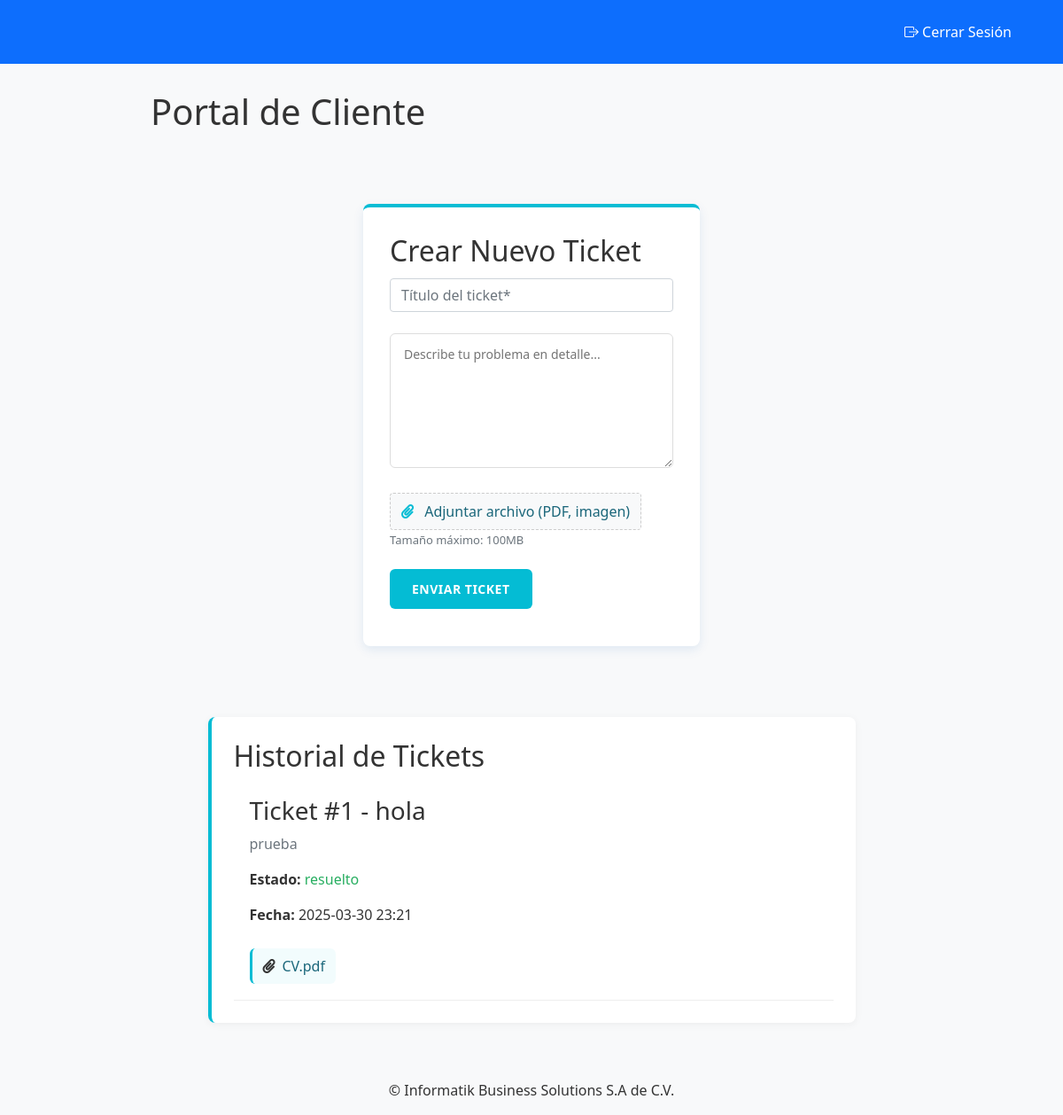
The app's page /cliente (signed in) with its own data.
### ticket_system/models.py (models this page shows, shortened)
class Ticket(db.Model):
    id = db.Column(db.Integer, primary_key=True)  # ID único del ticket
    titulo = db.Column(db.String(100), nullable=False)
    descripcion = db.Column(db.Text, nullable=False)  # Descripción del problema
    estado = db.Column(db.String(20), nullable=False, default='pendiente')  # Estado del ticket (pendiente, resuelto)
    fecha_creacion = db.Column(db.DateTime, nullable=False, default=datetime.utcnow)  # Fecha de creación del ticket
    cliente_id = db.Column(db.Integer, db.ForeignKey('usuario.id', ondelete='CASCADE'), nullable=False)
    tecnico_id = db.Column(db.Integer, db.ForeignKey('usuario.id', ondelete='SET NULL'), nullable=True)  # ID del técnico asignado
    archivo_nombre = db.Column(db.String(255), nullable=True)
    archivo_ruta = db.Column(db.String(255), nullable=True)

### ticket_system/routes.py (the view, shortened to what this page needs)
@main_bp.route('/cliente', methods=['GET', 'POST'])
@login_required
def cliente():
    if current_user.tipo_usuario != 'cliente':
        flash('Acceso denegado', 'error')
        return redirect(url_for('main.login'))
    tickets = Ticket.query.filter_by(cliente_id=current_user.id).all()
    return render_template('cliente.html', tickets=tickets)

### app.py (called while the page is built)
@login_manager.user_loader
def load_user(user_id):
    with app.app_context():
        return Usuario.query.get(int(user_id))

### ticket_system/templates/cliente.html (shortened to what this page needs)
{% extends "base.html" %}
{% block content %}
<div class="client-page">
    <h1>Portal de Cliente</h1>
    <div class="login-container">
        <h2>Crear Nuevo Ticket</h2>
        <form method="POST" action="{{ url_for('main.cliente') }}" enctype="multipart/form-data">
            <div class="form-group">
                <input type="text" name="ticket-title" class="form-control" placeholder="Título del ticket*" required>
            </div>
            <textarea name="ticket-description" rows="6" placeholder="Describe tu problema en detalle..." required></textarea>
            <div class="form-group">
                <label for="ticket-file" class="file-upload-label">
                    <i class="fa fa-paperclip"></i>
                    <span id="file-name">Adjuntar archivo (PDF, imagen)</span>
                </label>
                <small class="file-hint">Tamaño máximo: 100MB</small>
            </div>
            <button type="submit" class="btn-submit">Enviar Ticket</button>
        </form>
    </div>
    <div class="ticket-list">
        <h2>Historial de Tickets</h2>
        {% for ticket in tickets %}
            <div class="ticket-item">
                <h3>Ticket #{{ ticket.id }} - {{ ticket.titulo }}</h3>
                <p class="ticket-description">{{ ticket.descripcion }}</p>
                <p class="ticket-meta"><strong>Estado:</strong> <span class="status-{{ ticket.estado }}">{{ ticket.estado }}</span></p>
                <p class="ticket-meta"><strong>Fecha:</strong> {{ ticket.fecha_creacion.strftime('%Y-%m-%d %H:%M') }}</p>
                {% if ticket.archivo_nombre %}
                <div class="ticket-attachment">
                    <i class="fa fa-paperclip"></i>
                    <a href="{{ url_for('static', filename='uploads/' + ticket.archivo_nombre) }}"
                       target="_blank"
                       download="{{ ticket.archivo_nombre }}">
                        {{ ticket.archivo_nombre }}
                    </a>
                </div>
                {% endif %}
            </div>
        {% endfor %}
    </div>
</div>
{% endblock %}

### ticket_system/static/styles.css (style rules this page uses)
:root { --ibs-blue: #04bcd4; --ibs-dark-blue: #1a667a; --ibs-accent: #e74c3c; --ibs-light: #f8f9fa; --ibs-gray: #6c757d; }
body { font-family: 'Segoe UI', Tahoma, Geneva, Verdana, sans-serif; margin: 0; padding: 0; background-color: var(--ibs-light); color: #333; }
.login-container { width: 380px; margin: 80px auto; padding: 30px; background: white; border-radius: 8px; box-shadow: 0 4px 12px rgba(0, 86, 179, 0.1); border-top: 4px solid var(--ibs-blue); }
input, select, button, textarea { margin: 12px 0; padding: 12px 15px; border: 1px solid #ddd; border-radius: 6px; font-size: 14px; transition: all 0.3s; width: 100%; }
button { background-color: var(--ibs-blue); color: white; border: none; cursor: pointer; font-weight: 600; letter-spacing: 0.5px; text-transform: uppercase; font-size: 14px; width: auto; padding: 12px 25px; }
.ticket-list { width: 85%; margin: 30px auto; background: white; padding: 25px; border-radius: 8px; box-shadow: 0 2px 10px rgba(0, 0, 0, 0.05); border-left: 4px solid var(--ibs-blue); }
.ticket-item { padding: 18px; border-bottom: 1px solid #eee; transition: all 0.2s; }
.file-upload-label { display: flex; align-items: center; justify-content: center; padding: 12px; background-color: rgba(4, 188, 212, 0.1); border: 2px dashed var(--ibs-blue); border-radius: 6px; cursor: pointer; transition: all 0.3s; color: var(--ibs-dark-blue); font-weight: 500; margin: 10px 0; }
.file-upload-label i { margin-right: 8px; color: var(--ibs-blue); }
.file-hint { display: block; color: var(--ibs-gray); font-size: 13px; margin-top: -8px; margin-bottom: 10px; }
.ticket-attachment, .response-attachment { display: inline-flex; align-items: center; padding: 8px 12px; margin-top: 10px; background-color: rgba(4, 188, 212, 0.05); border-radius: 6px; border-left: 3px solid var(--ibs-blue); }
.ticket-attachment a, .response-attachment a { color: var(--ibs-dark-blue); text-decoration: none; margin-left: 8px; transition: color 0.2s; }
.ticket-description { color: var(--ibs-gray); white-space: pre-line; line-height: 1.5; }
.client-page { max-width: 900px; margin: 30px auto; padding: 0 20px; }
.status-resuelto { color: #27ae60; font-weight: 500; }
.file-upload-label { cursor: pointer; padding: 8px 12px; background: #f8f9fa; border: 1px dashed #ccc; border-radius: 4px; display: inline-block; }

### records on screen
Ticket: id "1", titulo "hola", descripcion "prueba", estado "resuelto", fecha_creacion "2025-03-30 23:21", archivo_nombre "CV.pdf"
